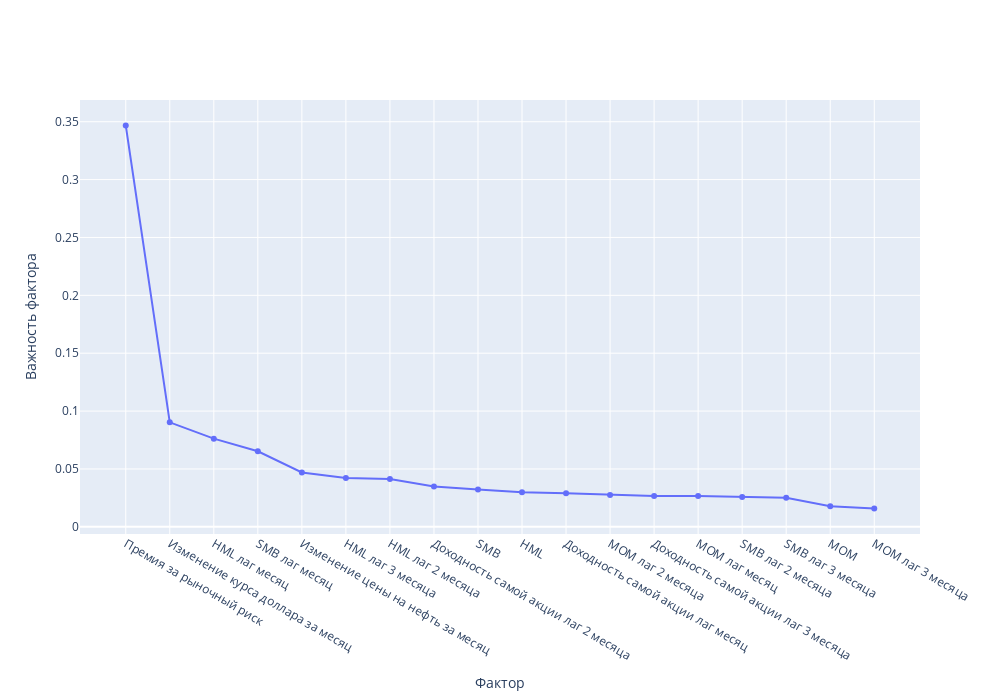

Notebook source saved alongside this figure:
### Markdown cell above
# Plot the results

### Code cell
K = B.sort_values(by = ['средняя важность'],ascending=False)
fig_1 = go.Figure()


fig_1.add_trace(go.Scatter(x=K.index, y=K['средняя важность'],mode='lines+markers',name='RF'))

fig_1.update_layout(yaxis_title = 'Важность фактора',xaxis_title = 'Фактор',autosize=False,width=1000,height = 700)

fig_1.show()

### Figure 1 — Plotly figure (JSON) as saved in the notebook; plotly's stock layout.template omitted (floating-point values rounded to 4 significant figures)
{"data": [{"mode": "lines+markers", "name": "RF", "type": "scatter", "x": ["Премия за рыночный риск", "Изменение курса доллара за месяц", "HML лаг месяц", "SMB лаг месяц", "Изменение цены на нефть за месяц", "HML лаг 3 месяца", "HML лаг 2 месяца", "Доходность самой акции лаг 2 месяца", "SMB", "HML", "Доходность самой акции лаг месяц", "MOM лаг 2 месяца", "Доходность самой акции лаг 3 месяца", "MOM лаг месяц", "SMB лаг 2 месяца", "SMB лаг 3 месяца", "MOM", "MOM лаг 3 месяца"], "y": [0.3468, 0.09024, 0.07617, 0.06529, 0.047, 0.0422, 0.0413, 0.03475, 0.03226, 0.02991, 0.0289, 0.02754, 0.02667, 0.02658, 0.0258, 0.02508, 0.01775, 0.01579]}], "layout": {"autosize": false, "height": 700, "width": 1000, "xaxis": {"title": {"text": "Фактор"}}, "yaxis": {"title": {"text": "Важность фактора"}}}}
